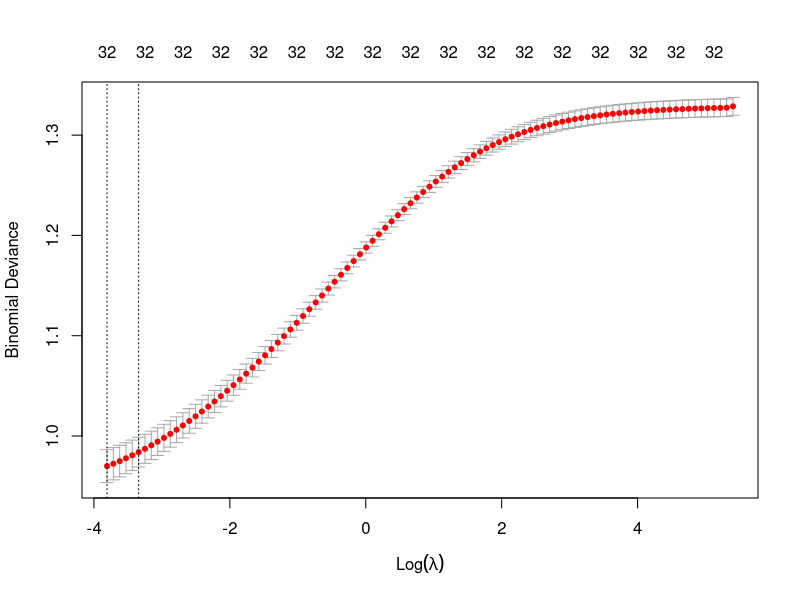
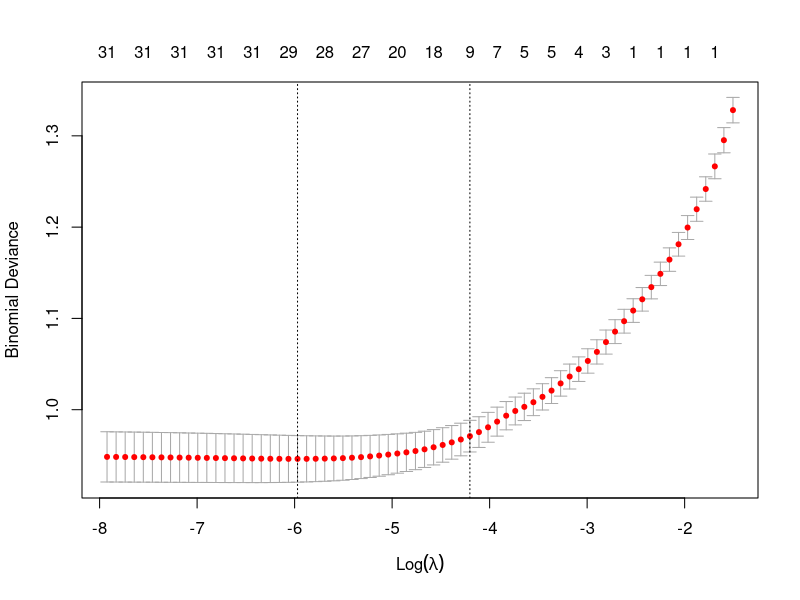

Write the R code that produced these figures, in order.

##1
movies <- read.csv("movies_data.csv")

movies$month <- as.factor(movies$month)

set.seed(6022)

num_obs <- nrow(movies)
test_obs <- sample(num_obs, 0.30*num_obs)
movies_test <- movies[test_obs, ]
movies_rest <- movies[-test_obs, ]

num_obs <- nrow(movies_rest)
valid_obs <- sample(num_obs, 0.20*num_obs)
movies_valid <- movies_rest[valid_obs, ]
movies_train <- movies_rest[-valid_obs, ]

##2
movies_all <- glm(revenue~.-id-title-successful, data=movies_train)
movies_null <- glm(revenue~1, data=movies_train)

backward_model = step(movies_all, direction="backward")
summary(backward_model)

forward_model = step(movies_null, scope=list(upper=movies_all), direction="forward")
summary(forward_model)


backward_pred_val <- predict(backward_model, newdata=movies_valid)
RMSE_back_val <- sqrt(mean((backward_pred_val-movies_valid$revenue)^2))

forward_pred_val <- predict(forward_model, newdata=movies_valid)
RMSE_forw_val <- sqrt(mean((forward_pred_val-movies_valid$revenue)^2))

##3
successful_all <- glm(successful~.-id-title-revenue, family="binomial", data=movies_train)
successful_null <- glm(successful~1, family="binomial", data=movies_train)

backward_model_step = step(successful_all, direction="both")
summary(backward_model_step)

forward_model_step = step(successful_null, scope=list(upper=movies_all), direction="both")
summary(forward_model_step)


for(i in c(0.2, 0.4, 0.5, 0.6, 0.7, 0.8)) {
  back_probs = predict(backward_model_step,newdata = movies_valid,type="response")
  back_class = ifelse(back_probs>i,1,0)
  acc = sum(ifelse(back_class==movies_valid$successful,1,0))/nrow(movies_valid)
  print(c(i, acc))
}


for(i in c(0.2, 0.4, 0.5, 0.6, 0.7, 0.8)) {
  forward_probs = predict(forward_model_step,newdata = movies_valid,type="response")
  forward_class = ifelse(forward_probs>i,1,0)
  acc = sum(ifelse(forward_class==movies_valid$successful,1,0))/nrow(movies_valid)
  print(c(i, acc))
}


##4
mean(movies$successful)

##5
#movies_train_X <- model.matrix( ~ .-1, movies_train[,c(3,4,6:15)])
#movies_valid_X <- model.matrix( ~ .-1, movies_valid[,c(3,4,6:15)])
movies_rest_X <- model.matrix( ~ .-1, movies_rest[,c(3,4,6:15)])
movies_test_X <- model.matrix( ~ .-1, movies_test[,c(3,4,6:15)])


library(glmnet)

glmnet_ridge=glmnet(movies_rest_X,movies_rest$successful,family="binomial",alpha=0)
glmnet_ridge.cv=cv.glmnet(movies_rest_X,movies_rest$successful,family="binomial",alpha=0)
plot(glmnet_ridge.cv)
best.lambda_r=glmnet_ridge.cv$lambda.min
best.lambda_r

glmnet_lasso=glmnet(movies_rest_X,movies_rest$successful,family="binomial",alpha=1)
glmnet_lasso.cv=cv.glmnet(movies_rest_X,movies_rest$successful,family="binomial",alpha=1)
plot(glmnet_lasso.cv)
best.lambda_l=glmnet_lasso.cv$lambda.min
best.lambda_l

predict(glmnet_ridge,s=best.lambda_r,type="coefficients")
predict(glmnet_lasso,s=best.lambda_l,type="coefficients")


##6
successful_retrained = glm(successful ~ genre + budget + united_states + english + 
                                popularity + vote_average + vote_count + month + year + runtime, 
                              family = "binomial", data = movies_rest)

backward_model_step_retrained = step(successful_retrained, direction="both")
summary(backward_model_step_retrained)

back_probs = predict(backward_model_step_retrained,newdata = movies_test,type="response")
back_class = ifelse(back_probs>0.5,1,0)
acc = sum(ifelse(back_class==movies_test$successful,1,0))/nrow(movies_test)
acc

forward_model_step_retrained = step(successful_retrained, direction="both")
summary(forward_model_step_retrained)

forward_probs = predict(forward_model_step_retrained,newdata = movies_test,type="response")
forward_class = ifelse(forward_probs>0.5,1,0)
acc = sum(ifelse(forward_class==movies_test$successful,1,0))/nrow(movies_test)
acc


lasso_probs = predict(glmnet_lasso,s=best.lambda_l,newx=movies_test_X,type="response")
lasso_class = ifelse(lasso_probs>0.5,1,0)
acc = sum(ifelse(lasso_class==movies_test$successful,1,0))/nrow(movies_test)
acc

ridge_probs = predict(glmnet_ridge,s=best.lambda_r,newx=movies_test_X,type="response")
ridge_class = ifelse(ridge_probs>0.5,1,0)
acc = sum(ifelse(ridge_class==movies_test$successful,1,0))/nrow(movies_test)
acc




